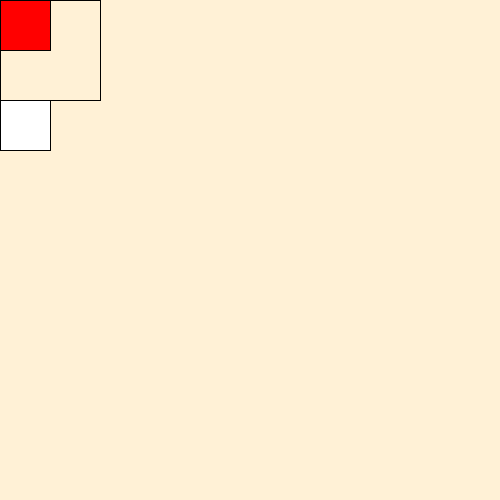
Frame 1 (no input)
Frame 60 (the mouse pressed at the canvas centre just before this capture): identical to frame 1, image omitted
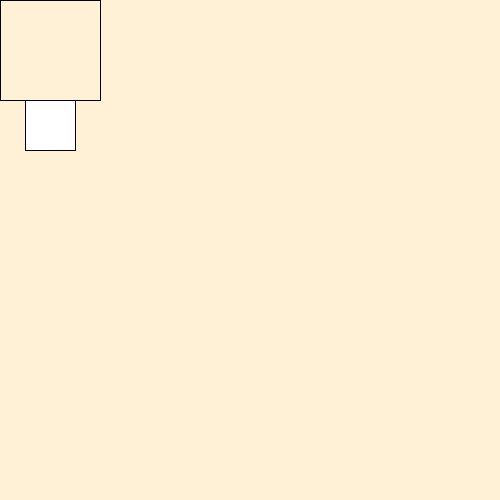
Frame 120 (the mouse held since frame 60 and released just before this capture)

The Processing sketch that drew these frames (run headless with seeded random() and noise(); from frame 60 on, the mouse is pressed at the canvas centre):

// Processing sketch: map
// ── map.pde

void setup() {
  size(500, 500);
}

void draw() {
  background(#FFF1D6);
  float p=map(mouseX, 0, width, 0, 50);
  fill(255);
  rect(p, 100, 50, 50);
  noFill();
  rect(0, 0, 100, 100);
  float pX=map(mouseX, 0, 100, 0, width);
  float pY=map(mouseY, 0, 100, 0, width);
  fill(255, 0, 0);
  rect(pX, pY, 50, 50);
}
